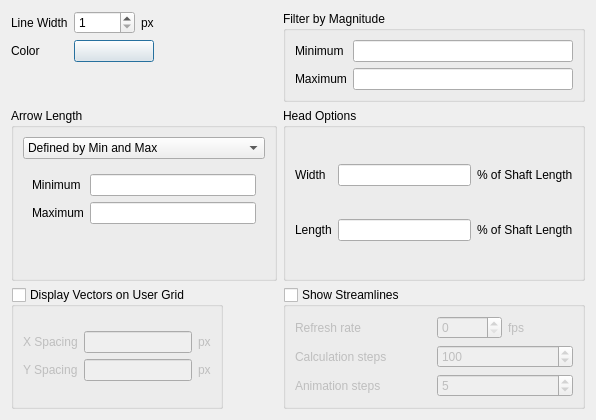
<?xml version="1.0" encoding="UTF-8"?>
<ui version="4.0">
 <class>Dialog</class>
 <widget class="QDialog" name="Dialog">
  <property name="geometry">
   <rect>
    <x>0</x>
    <y>0</y>
    <width>596</width>
    <height>420</height>
   </rect>
  </property>
  <property name="windowTitle">
   <string>Vector Rendering Options</string>
  </property>
  <layout class="QFormLayout" name="formLayout_5">
   <item row="0" column="1">
    <widget class="QGroupBox" name="filterByMagGroupBox">
     <property name="title">
      <string>Filter by Magnitude</string>
     </property>
     <property name="checked">
      <bool>false</bool>
     </property>
     <layout class="QGridLayout" name="gridLayout_5">
      <item row="1" column="1">
       <widget class="QLineEdit" name="maxMagLineEdit"/>
      </item>
      <item row="0" column="0">
       <widget class="QLabel" name="minimumMagLabel">
        <property name="text">
         <string>Minimum</string>
        </property>
       </widget>
      </item>
      <item row="0" column="1">
       <widget class="QLineEdit" name="minMagLineEdit"/>
      </item>
      <item row="1" column="0">
       <widget class="QLabel" name="maximumMagLabel">
        <property name="text">
         <string>Maximum</string>
        </property>
       </widget>
      </item>
     </layout>
    </widget>
   </item>
   <item row="1" column="0">
    <widget class="QGroupBox" name="generalOptionsGroupBox">
     <property name="title">
      <string>Arrow Length</string>
     </property>
     <layout class="QVBoxLayout" name="verticalLayout_2">
      <item>
       <widget class="QComboBox" name="shaftLengthComboBox">
        <property name="minimumSize">
         <size>
          <width>0</width>
          <height>0</height>
         </size>
        </property>
        <property name="sizeAdjustPolicy">
         <enum>QComboBox::AdjustToContents</enum>
        </property>
        <item>
         <property name="text">
          <string>Defined by Min and Max</string>
         </property>
        </item>
        <item>
         <property name="text">
          <string>Scaled to Magnitude</string>
         </property>
        </item>
        <item>
         <property name="text">
          <string>Fixed</string>
         </property>
        </item>
       </widget>
      </item>
      <item>
       <widget class="QStackedWidget" name="stackedWidget">
        <property name="currentIndex">
         <number>0</number>
        </property>
        <widget class="QWidget" name="page">
         <layout class="QFormLayout" name="formLayout">
          <item row="0" column="0">
           <widget class="QLabel" name="minimumShaftLabel">
            <property name="text">
             <string>Minimum</string>
            </property>
           </widget>
          </item>
          <item row="0" column="1">
           <widget class="QLineEdit" name="minimumShaftLineEdit"/>
          </item>
          <item row="1" column="0">
           <widget class="QLabel" name="maximumShaftLabel">
            <property name="text">
             <string>Maximum</string>
            </property>
           </widget>
          </item>
          <item row="1" column="1">
           <widget class="QLineEdit" name="maximumShaftLineEdit"/>
          </item>
         </layout>
        </widget>
        <widget class="QWidget" name="page_2">
         <layout class="QFormLayout" name="formLayout_2">
          <item row="0" column="0">
           <widget class="QLabel" name="scaleByFactorOfLabel">
            <property name="text">
             <string>Scale by a Factor of:</string>
            </property>
           </widget>
          </item>
          <item row="0" column="1">
           <widget class="QLineEdit" name="scaleByFactorOfLineEdit"/>
          </item>
         </layout>
        </widget>
        <widget class="QWidget" name="page_3">
         <layout class="QFormLayout" name="formLayout_3">
          <item row="0" column="0">
           <widget class="QLabel" name="LengthLabel">
            <property name="text">
             <string>Length</string>
            </property>
           </widget>
          </item>
          <item row="0" column="1">
           <widget class="QLineEdit" name="lengthLineEdit"/>
          </item>
         </layout>
        </widget>
       </widget>
      </item>
     </layout>
    </widget>
   </item>
   <item row="1" column="1">
    <widget class="QGroupBox" name="headOptionsGroupBox">
     <property name="title">
      <string>Head Options</string>
     </property>
     <layout class="QGridLayout" name="gridLayout_4">
      <item row="0" column="0">
       <widget class="QLabel" name="headWidthLabel">
        <property name="text">
         <string>Width</string>
        </property>
       </widget>
      </item>
      <item row="0" column="1">
       <widget class="QLineEdit" name="headWidthLineEdit"/>
      </item>
      <item row="0" column="2">
       <widget class="QLabel" name="percShaftLenLabel">
        <property name="text">
         <string>% of Shaft Length</string>
        </property>
       </widget>
      </item>
      <item row="1" column="0">
       <widget class="QLabel" name="headLengthLabel">
        <property name="text">
         <string>Length</string>
        </property>
       </widget>
      </item>
      <item row="1" column="1">
       <widget class="QLineEdit" name="headLengthLineEdit"/>
      </item>
      <item row="1" column="2">
       <widget class="QLabel" name="percShaftLenLabel_2">
        <property name="text">
         <string>% of Shaft Length</string>
        </property>
       </widget>
      </item>
     </layout>
    </widget>
   </item>
   <item row="4" column="0">
    <widget class="QGroupBox" name="displayVectorsOnGridGroupBox">
     <property name="title">
      <string>Display Vectors on User Grid</string>
     </property>
     <property name="checkable">
      <bool>true</bool>
     </property>
     <property name="checked">
      <bool>false</bool>
     </property>
     <layout class="QGridLayout" name="gridLayout_2">
      <item row="0" column="0">
       <layout class="QGridLayout" name="gridLayout">
        <item row="0" column="0">
         <widget class="QLabel" name="xSpacingLabel">
          <property name="text">
           <string>X Spacing</string>
          </property>
         </widget>
        </item>
        <item row="0" column="1">
         <widget class="QLineEdit" name="xSpacingLineEdit"/>
        </item>
        <item row="0" column="2">
         <widget class="QLabel" name="pxLabel_2">
          <property name="text">
           <string>px</string>
          </property>
         </widget>
        </item>
        <item row="1" column="0">
         <widget class="QLabel" name="ySpacingLabel">
          <property name="text">
           <string>Y Spacing</string>
          </property>
         </widget>
        </item>
        <item row="1" column="1">
         <widget class="QLineEdit" name="ySpacingLineEdit"/>
        </item>
        <item row="1" column="2">
         <widget class="QLabel" name="pxLabel_3">
          <property name="text">
           <string>px</string>
          </property>
         </widget>
        </item>
       </layout>
      </item>
     </layout>
    </widget>
   </item>
   <item row="4" column="1">
    <widget class="QGroupBox" name="traceGroupBox">
     <property name="title">
      <string>Show Streamlines</string>
     </property>
     <property name="checkable">
      <bool>true</bool>
     </property>
     <property name="checked">
      <bool>false</bool>
     </property>
     <layout class="QGridLayout" name="gridLayout_3">
      <item row="1" column="1">
       <widget class="QSpinBox" name="traceCalcStepsSpinBox">
        <property name="minimum">
         <number>2</number>
        </property>
        <property name="maximum">
         <number>1000</number>
        </property>
        <property name="singleStep">
         <number>20</number>
        </property>
        <property name="value">
         <number>100</number>
        </property>
       </widget>
      </item>
      <item row="0" column="0">
       <widget class="QLabel" name="refreshRateLabel">
        <property name="text">
         <string>Refresh rate</string>
        </property>
       </widget>
      </item>
      <item row="0" column="1">
       <layout class="QHBoxLayout" name="horizontalLayout_3">
        <item>
         <widget class="QSpinBox" name="fpsSpinBox">
          <property name="minimum">
           <number>0</number>
          </property>
          <property name="maximum">
           <number>10</number>
          </property>
          <property name="value">
           <number>0</number>
          </property>
         </widget>
        </item>
        <item>
         <widget class="QLabel" name="fpsLabel">
          <property name="text">
           <string>fps</string>
          </property>
         </widget>
        </item>
       </layout>
      </item>
      <item row="1" column="0">
       <widget class="QLabel" name="traceCalcStepsLabel">
        <property name="text">
         <string>Calculation steps</string>
        </property>
       </widget>
      </item>
      <item row="2" column="0">
       <widget class="QLabel" name="traceAnimStepsLabel">
        <property name="text">
         <string>Animation steps</string>
        </property>
       </widget>
      </item>
      <item row="2" column="1">
       <widget class="QSpinBox" name="traceAnimStepsSpinBox">
        <property name="minimum">
         <number>2</number>
        </property>
        <property name="maximum">
         <number>1000</number>
        </property>
        <property name="value">
         <number>5</number>
        </property>
       </widget>
      </item>
     </layout>
    </widget>
   </item>
   <item row="0" column="0">
    <layout class="QFormLayout" name="formLayout_4">
     <item row="0" column="0">
      <widget class="QLabel" name="lineWidthLabel">
       <property name="text">
        <string>Line Width</string>
       </property>
      </widget>
     </item>
     <item row="0" column="1">
      <layout class="QHBoxLayout" name="horizontalLayout">
       <item>
        <widget class="QSpinBox" name="lineWidthSpinBox">
         <property name="minimum">
          <number>1</number>
         </property>
         <property name="maximum">
          <number>10000</number>
         </property>
        </widget>
       </item>
       <item>
        <widget class="QLabel" name="pxLabel">
         <property name="text">
          <string>px</string>
         </property>
        </widget>
       </item>
      </layout>
     </item>
     <item row="1" column="0">
      <widget class="QLabel" name="label">
       <property name="text">
        <string>Color</string>
       </property>
      </widget>
     </item>
     <item row="1" column="1">
      <widget class="QgsColorButton" name="colorButton"/>
     </item>
    </layout>
   </item>
  </layout>
 </widget>
 <customwidgets>
  <customwidget>
   <class>QgsColorButton</class>
   <extends>QPushButton</extends>
   <header>qgis.gui</header>
  </customwidget>
 </customwidgets>
 <tabstops>
  <tabstop>minimumShaftLineEdit</tabstop>
  <tabstop>maximumShaftLineEdit</tabstop>
  <tabstop>scaleByFactorOfLineEdit</tabstop>
  <tabstop>lengthLineEdit</tabstop>
  <tabstop>lineWidthSpinBox</tabstop>
  <tabstop>xSpacingLineEdit</tabstop>
  <tabstop>ySpacingLineEdit</tabstop>
  <tabstop>headWidthLineEdit</tabstop>
  <tabstop>headLengthLineEdit</tabstop>
  <tabstop>minMagLineEdit</tabstop>
  <tabstop>maxMagLineEdit</tabstop>
 </tabstops>
 <resources/>
 <connections>
  <connection>
   <sender>shaftLengthComboBox</sender>
   <signal>currentIndexChanged(int)</signal>
   <receiver>Dialog</receiver>
   <slot>shaftLengthMethodChanged()</slot>
   <hints>
    <hint type="sourcelabel">
     <x>167</x>
     <y>52</y>
    </hint>
    <hint type="destinationlabel">
     <x>295</x>
     <y>221</y>
    </hint>
   </hints>
  </connection>
 </connections>
 <slots>
  <slot>shaftLengthMethodChanged()</slot>
  <slot>apply()</slot>
 </slots>
</ui>
